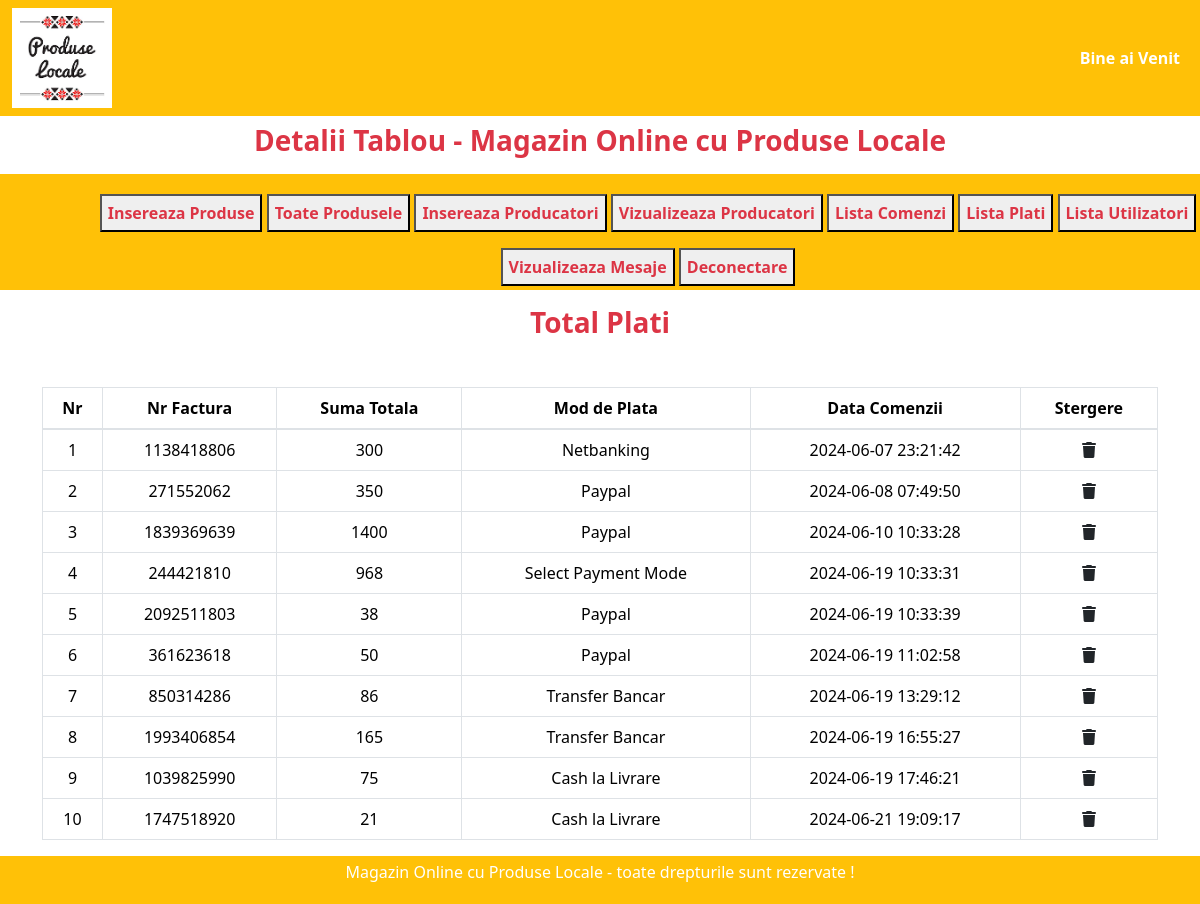
The app's page /Licenta2024/magazin_online/admin_area/index.php?list_payments with its own data.
### tables this page shows
CREATE TABLE `user_payments` (
  `payment_id` int(11) NOT NULL,
  `order_id` int(11) NOT NULL,
  `invoice_number` int(11) NOT NULL,
  `amount` int(11) NOT NULL,
  `payment_mode` varchar(255) NOT NULL,
  `date` timestamp NOT NULL DEFAULT current_timestamp() ON UPDATE current_timestamp()
);

### Licenta2024/magazin_online/admin_area/list_payments.php (the view, shortened to what this page needs)
<h3 class="text-center text-danger fw-bold"> Total Plati </h3>
    <table class="table table-bordered mt-5">
        <thead>
            <?php
            $get_payments = "SELECT * FROM `user_payments`";
            $result = mysqli_query($con, $get_payments);
            $row_count = mysqli_num_rows($result);
            echo "
            <tr class='text-center'>
                <th> Nr </th>
                <th>Nr Factura</th>
                <th>Suma Totala</th>
                <th>Mod de Plata</th>
                <th>Data Comenzii</th>
                <th>Stergere</th>
            </tr>
            </thead>
            <tbody>
            ";
            if($row_count == 0){
                echo "<h2 class='text-danger text-center mt-5'>
                Nicio Plata Primita Inca ! </h2>";
            } else {
                $number = 0;
                while($row_data = mysqli_fetch_assoc($result)){
                    $payment_id = $row_data['payment_id'];
                    $amount = $row_data['amount'];
                    $invoice_number = $row_data['invoice_number'];
                    $payment_mode = $row_data['payment_mode'];
                    $date = $row_data['date'];
                $number++;
                echo "
            <tr class='text-center'>
                <td> $number </td>
                <td> $invoice_number </td>
                <td> $amount </td>
                <td> $payment_mode </td>
                <td> $date </td>
                <td> <a href='index.php?delete_payments= $payment_id ' class='text-dark' >
                        <i class='fa-solid fa-trash'> </i> </a> </td>
            </tr>
            ";
                }
            }
            ?>
        </tbody>
    </table>

### Licenta2024/magazin_online/admin_area/index.php (style rules this page uses)
body { overflow-x: hidden; }

### records on screen
user_payments: invoice_number "1138418806", amount "300", payment_mode "Netbanking", date "2024-06-07 23:21:42"
user_payments: invoice_number "271552062", amount "350", payment_mode "Paypal", date "2024-06-08 07:49:50"
user_payments: invoice_number "1839369639", amount "1400", payment_mode "Paypal", date "2024-06-10 10:33:28"
user_payments: invoice_number "244421810", amount "968", payment_mode "Select Payment Mode", date "2024-06-19 10:33:31"
user_payments: invoice_number "2092511803", amount "38", payment_mode "Paypal", date "2024-06-19 10:33:39"
user_payments: invoice_number "361623618", amount "50", payment_mode "Paypal", date "2024-06-19 11:02:58"
user_payments: invoice_number "850314286", amount "86", payment_mode "Transfer Bancar", date "2024-06-19 13:29:12"
user_payments: invoice_number "1993406854", amount "165", payment_mode "Transfer Bancar", date "2024-06-19 16:55:27"
user_payments: invoice_number "1039825990", amount "75", payment_mode "Cash la Livrare", date "2024-06-19 17:46:21"
user_payments: invoice_number "1747518920", amount "21", payment_mode "Cash la Livrare", date "2024-06-21 19:09:17"
